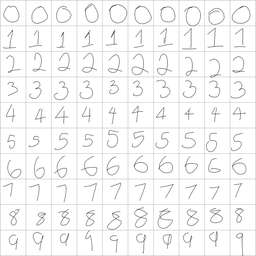
#> input picture perceptron_project/number_grid.png, 256 x 256 px, shrunk from 2207 x 2205 before the run
$ python -i prepare_my_digits.py   (imports and definitions only)
#> lines starting #> are read from the running program, lines starting #| are printed output that depends on the picture; after the words box and inside, x2 and y2 are one past the last pixel; in counts of white or black regions, pixels touching at a corner belong together
#> further down, picture is the input picture: PIL image 256x256 RGBA; mean R, G, B, A 245.9, 245.9, 245.9, 255
"""
prepare_my_digits.py
Turns your own handwritten digits into 20 x 20 training or test images.

The network expects what MNIST style data looks like: a light digit on a dark
background, cropped to the ink, and centered with a small margin. Photos of
paper are the opposite (dark ink on white), unevenly lit, and off center, so
this script fixes all of that for you.

------------------------------------------------------------------------------
OPTION A: one photo of a grid sheet (fastest)
------------------------------------------------------------------------------
On paper, draw a grid of 10 rows x 10 columns (or print grid_template.png).
Row 1 = ten different 0s, row 2 = ten 1s, ... row 10 = ten 9s.
Use a dark pen or marker. Photograph it straight on, cropped to the grid edges.

    python prepare_my_digits.py --sheet my_sheet.jpg --out my_data/train

For unlabeled test digits, add --test. Set --rows and --cols to match YOUR grid,
or every image will be several digits squashed together (output is one flat
folder named mytest_00.png, mytest_01.png, ... in reading order):

    python prepare_my_digits.py --sheet my_test_sheet.jpg --rows 10 --test --out my_data/test

------------------------------------------------------------------------------
OPTION B: separate image files (for example drawn in Paint)
------------------------------------------------------------------------------
Put them in folders, one per digit, any size, any colors:
    raw/0/a.png, raw/0/b.png, ..., raw/9/j.png

    python prepare_my_digits.py --folder raw --out my_data/train

A flat folder of images also works (useful for test images, keeps file names):
    python prepare_my_digits.py --folder raw_test --out my_data/test

------------------------------------------------------------------------------
Then train on your own images:
    python train.py --train-dir my_data/train --test-dir my_data/test --answer-key ""
A contact sheet (preview.png) is written next to the output so you can check
the crops before training.
"""
import argparse
import os

import numpy as np
from PIL import Image, ImageFilter, ImageOps

OUT = 20      # final image size
BOX = 16      # the digit's longest side inside the 20 x 20 frame (MNIST uses 20 in 28)
IMG_EXT = (".png", ".jpg", ".jpeg", ".bmp", ".gif", ".tif", ".tiff", ".webp")


def remove_grid_lines(a, frac=0.92):
    """Blank any row or column that is 'on' across most of the cell. Grid lines
    span the whole cell; pen strokes almost never do."""
    on = a > 25
    for axis in (1, 0):                       # axis 1: rows, axis 0: columns
        full = np.nonzero(on.mean(axis=axis) > frac)[0]
        for i in full:
            lo, hi = max(i - 2, 0), i + 3
            if axis == 1:
                a[lo:hi, :] = 0
            else:
                a[:, lo:hi] = 0
    return a


def components(mask):
    """Connected groups of ink pixels (8 neighbors). Returns a list of
    (size, touches_border, pixel_indices)."""
    h, w = mask.shape
    seen = np.zeros_like(mask, bool)
    out = []
    for y0, x0 in zip(*np.nonzero(mask)):
        if seen[y0, x0]:
            continue
        stack, pix, border = [(y0, x0)], [], False
        seen[y0, x0] = True
        while stack:
            y, x = stack.pop()
            pix.append((y, x))
            if y in (0, h - 1) or x in (0, w - 1):
                border = True
            for dy in (-1, 0, 1):
                for dx in (-1, 0, 1):
                    ny, nx = y + dy, x + dx
                    if 0 <= ny < h and 0 <= nx < w and mask[ny, nx] and not seen[ny, nx]:
                        seen[ny, nx] = True
                        stack.append((ny, nx))
        out.append((len(pix), border, tuple(np.array(pix).T)))
    return out


def normalize_digit(img, margin_frac=0.0):
    """Any image of one digit -> 20 x 20 uint8 array, white digit on black."""
#> called with margin_frac = 0
    g = ImageOps.exif_transpose(img).convert("L")
    w, h = g.size
#> w = 256; h = 256
    if margin_frac:                                   # skip the cell border itself
        mx, my = int(w * margin_frac), int(h * margin_frac)
        g = g.crop((mx, my, w - mx, h - my))
    a = np.asarray(g, dtype=np.float64)

    # Make ink bright and background dark, whatever the original colors were
    if np.median(a) > 127:
        a = 255.0 - a

    # Remove uneven lighting: subtract a heavily blurred copy (the background)
    bg = np.asarray(Image.fromarray(a.astype(np.uint8)).filter(
        ImageFilter.GaussianBlur(max(a.shape) / 8)), dtype=np.float64)
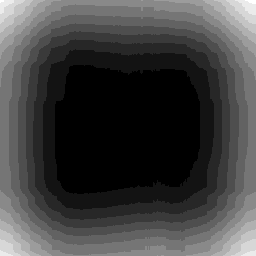
#> bg: shape (256, 256) float64; min 9, max 22, mean 12.4; drawn with min black and max white
    a = np.clip(a - bg, 0, None)
    a = remove_grid_lines(a)
#> in remove_grid_lines, `on = a > 25`:
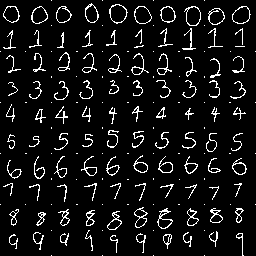
#> on: shape (256, 256) bool; 7.6% white in thin lines or dots

    # Stretch contrast and zero out faint noise
    top = np.percentile(a, 99.5)
#> top = 83
    if top <= 0:
        return np.zeros((OUT, OUT), np.uint8), False      # empty cell
    a = np.clip(a / top, 0, 1)
    a[a < 0.35] = 0
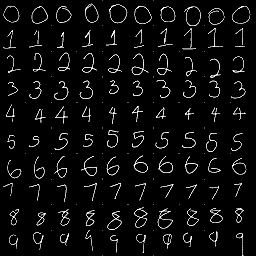
#> a: shape (256, 256) float64; min 0, max 1, mean 0.0511

    # Drop specks, and small bits of a neighbor's digit poking in at the edge
    mask = a > 0.5
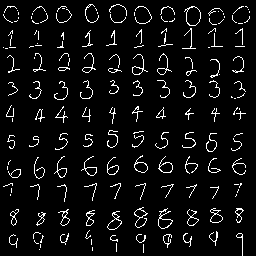
#> mask: shape (256, 256) bool; 5.9% white in thin lines or dots
    if mask.sum() < 5:
        return np.zeros((OUT, OUT), np.uint8), False
    comps = components(mask)
#> the loop in components, `for y0, x0 in zip(*np.nonzero(mask)):` made 3845 passes
#> (y0, x0) on passes 1 to 3: (4, 89), (4, 90), (4, 91)
#> after the loop in components, `for y0, x0 in zip(*np.nonzero(mask)):`: out = 172 items
#> comps = 172 items
    biggest = max(c[0] for c in comps)
#> biggest = 71
    for size, border, idx in comps:
        if size < 0.02 * biggest or (border and size < 0.15 * biggest):
            a[idx] = 0
            mask[idx] = False
#> this loop made 172 passes
#> (size, idx) on passes 1 to 3: (42, 42 positions, rows 4 to 22, columns 85 to 98), (30, 30 positions, rows 4 to 15, columns 109 to 126), (17, 17 positions, rows 6 to 12, columns 4 to 16)
#> a: shape (256, 256) float64; 0.01% of pixels changed, all inside (x1, y1, x2, y2) = (3, 9, 249, 250)
#> mask: shape (256, 256) bool; 5.9% white in thin lines or dots

    # Crop to the ink
    ys, xs = np.nonzero(mask)
#> ys = 3838 values from 4 to 255; xs = 3838 values, max 249 at index 186, min 3 at index 223, mean 128.7
    a = a[ys.min():ys.max() + 1, xs.min():xs.max() + 1]
#> a: shape (252, 247) float64
    mask = mask[ys.min():ys.max() + 1, xs.min():xs.max() + 1]
#> mask: shape (252, 247) bool; 6.2% white in thin lines or dots

    # Thicken thin pen strokes so they are about 2 pixels wide after shrinking.
    # Stroke width is estimated as 2 * ink area / ink boundary length.
    padded = np.pad(mask, 1)
#> padded: shape (254, 249) bool; 6.1% white in thin lines or dots
    inner = (padded[:-2, 1:-1] & padded[2:, 1:-1] & padded[1:-1, :-2] & padded[1:-1, 2:])
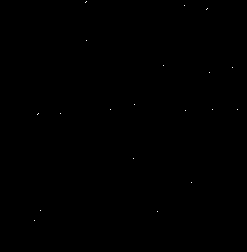
#> inner: shape (252, 247) bool; 0.04% white in thin lines or dots, all inside (x1, y1, x2, y2) = (34, 1, 238, 221)
    boundary = max(1, int((mask & ~inner).sum()))
#> boundary = 3828
    stroke = 2 * mask.sum() / boundary
#> stroke = 2.01
    target = max(a.shape) * 2.2 / BOX
#> target = 34.65
    k = int(round(target - stroke))
#> k = 33
    if k >= 2:
        k |= 1                                        # filter size must be odd
        a = np.pad(a, k)
#> a: shape (318, 313) float64
        a = np.asarray(Image.fromarray((a * 255).astype(np.uint8)).filter(
            ImageFilter.MaxFilter(k)), dtype=np.float64) / 255
        ys, xs = np.nonzero(a > 0.5)
        a = a[ys.min():ys.max() + 1, xs.min():xs.max() + 1]
#> a: shape (284, 279) float64

    # Scale so the longest side is BOX pixels, keeping the aspect ratio
    hh, ww = a.shape
#> hh = 284; ww = 279
    s = BOX / max(hh, ww)
#> s = 0.0563
    nw, nh = max(1, round(ww * s)), max(1, round(hh * s))
#> nw = 16; nh = 16
    small = Image.fromarray((a * 255).astype(np.uint8)).resize((nw, nh), Image.LANCZOS)
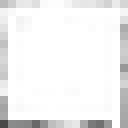
#> small: PIL image 16x16 L (shown 8 times larger); min 72, max 255, mean 240.8
    small = np.asarray(small, dtype=np.float64)

    # Place it so its center of mass sits in the middle of the 20 x 20 frame
    canvas = np.zeros((OUT, OUT))
#> canvas: shape (20, 20) float64; every value is 0
    total = small.sum()
#> total = 61655
    cy = (small.sum(axis=1) @ np.arange(nh)) / total
#> cy = 7.34
    cx = (small.sum(axis=0) @ np.arange(nw)) / total
#> cx = 7.5
    top_y = int(round(OUT / 2 - cy - 0.5))
#> top_y = 2
    left_x = int(round(OUT / 2 - cx - 0.5))
#> left_x = 2
    top_y = min(max(top_y, 0), OUT - nh)
    left_x = min(max(left_x, 0), OUT - nw)
    canvas[top_y:top_y + nh, left_x:left_x + nw] = small
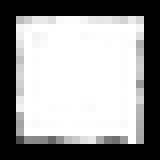
#> canvas: shape (20, 20) float64 (shown 8 times larger); min 0, max 255, mean 154.1
    return np.clip(canvas, 0, 255).astype(np.uint8), True


# [73 lines left out: functions split_sheet, save_preview, main, not called in this run]


# [2 lines not run here, left out]

>>> from PIL import Image
>>> picture = Image.open('number_grid.png')
>>> result = normalize_digit(picture)
